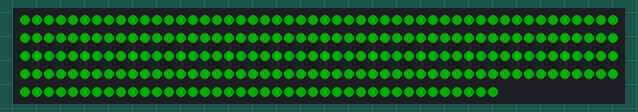
The sketch below on a simulated Arduino Uno, built with avr-gcc and run on an emulated ATmega328P. Parts: 240 RGB LEDs in strip order, left to right, continuing on the next row. Dim RGB values are drawn brighter than linear.

Above: at 3.1 s.
At 123.2 s:
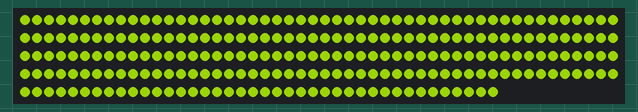

The sketch:

fadeTowardColor.ino
```cpp
//For NODEMCU
#define FASTLED_ESP8266_NODEMCU_PIN_ORDER

//Schematics found here:
//https://randomnerdtutorials.com/guide-for-ws2812b-addressable-rgb-led-strip-with-arduino/


// Use if you want to force the software SPI subsystem to be used for some reason (generally, you don't)
// #define FASTLED_FORCE_SOFTWARE_SPI
// Use if you want to force non-accelerated pin access (hint: you really don't, it breaks lots of things)
// #define FASTLED_FORCE_SOFTWARE_SPI
// #define FASTLED_FORCE_SOFTWARE_PINS
#include <FastLED.h>

///////////////////////////////////////////////////////////////////////////////////////////
//
// Move a white dot along the strip of leds.  This program simply shows how to configure the leds,
// and then how to turn a single pixel white and then off, moving down the line of pixels.
//

// How many leds are in the strip?
#define NUM_LEDS 240

// Data pin that led data will be written out over
#define DATA_PIN 2 //Third pin to the right of the Wifi Chip

#define COLOR_ORDER GRB

#define LED_TYPE WS2811

// Clock pin only needed for SPI based chipsets when not using hardware SPI
//#define CLOCK_PIN 8

// This is an array of leds.  One item for each led in your strip.
CRGB leds[NUM_LEDS];


void setup() {
  delay(3000); // sanity delay
  FastLED.addLeds<LED_TYPE,DATA_PIN,COLOR_ORDER>(leds,NUM_LEDS);
}


// Helper function that blends one uint8_t toward another by a given amount
void nblendU8TowardU8( uint8_t& cur, const uint8_t target, uint8_t amount)
{
  if( cur == target) return;

  if( cur < target ) {
    uint8_t delta = target - cur;
    delta = scale8_video( delta, amount);
    cur += delta;
  } else {
    uint8_t delta = cur - target;
    delta = scale8_video( delta, amount);
    cur -= delta;
  }
}

// Blend one CRGB color toward another CRGB color by a given amount.
// Blending is linear, and done in the RGB color space.
// This function modifies 'cur' in place.
CRGB fadeTowardColor( CRGB& cur, const CRGB& target, uint8_t amount)
{
  nblendU8TowardU8( cur.red,   target.red,   amount);
  nblendU8TowardU8( cur.green, target.green, amount);
  nblendU8TowardU8( cur.blue,  target.blue,  amount);
  return cur;
}

// Fade an entire array of CRGBs toward a given background color by a given amount
// This function modifies the pixel array in place.
void fadeTowardColor( CRGB* L, uint16_t N, const CRGB& bgColor, uint8_t fadeAmount)
{
  for( uint16_t i = 0; i < N; i++) {
    fadeTowardColor( L[i], bgColor, fadeAmount);
  }
}


void loop()
{
  CRGB green = 0x008000; // pine green ?

  // fade all existing pixels toward bgColor by "5" (out of 255)
  fadeTowardColor( leds, NUM_LEDS, green, 100);

  FastLED.show();
  FastLED.delay(15000);


  CRGB orange = 0xFF8C00; // pine green ?

  // fade all existing pixels toward bgColor by "5" (out of 255)
  fadeTowardColor( leds, NUM_LEDS, orange, 100);

  FastLED.show();
  FastLED.delay(15000);

}
```

Measured:
- what the display in image 0 shows lasts 15.0 s, from 3.0 s to 18.0 s
